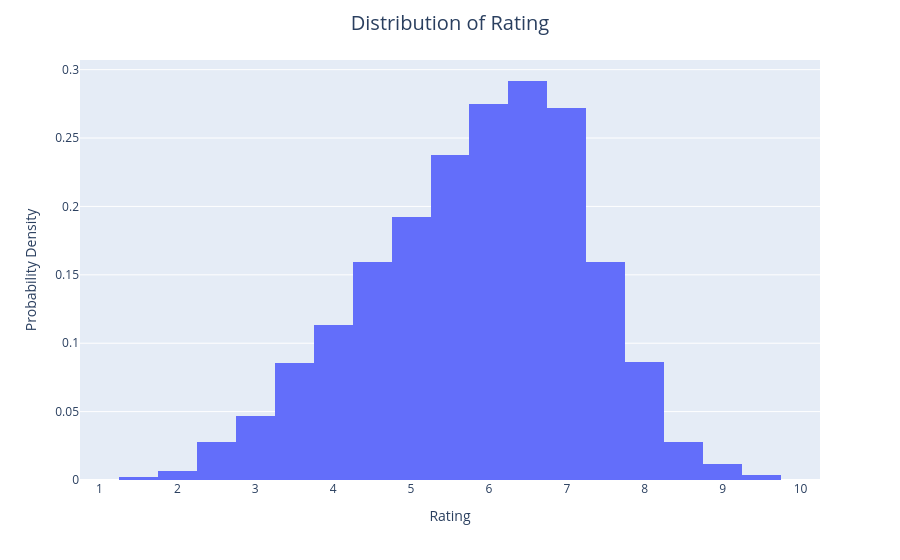

Notebook source saved alongside this figure:
### Code cell
rating_fig=px.histogram(df, x='Rating', histnorm='probability density', nbins=40)
rating_fig.update_layout(title='Distribution of Rating', title_x=0.5, title_pad=dict(t=20), title_font=dict(size=20), xaxis_title='Rating', yaxis_title='Probability Density')
rating_fig.show()

### Figure 1 — Plotly figure (JSON) as saved in the notebook; plotly's stock layout.template omitted (floating-point values rounded to 4 significant figures; data arrays with more than 128 entries replaced by an {"elided": "..."} marker saying what was removed)
{"data": [{"bingroup": "x", "histnorm": "probability density", "hovertemplate": "Rating=%{x}<br>probability density=%{y}<extra></extra>", "legendgroup": "", "marker": {"color": "#636efa", "pattern": {"shape": ""}}, "name": "", "nbinsx": 40, "orientation": "v", "showlegend": false, "type": "histogram", "x": {"elided": "15509 float values"}, "xaxis": "x", "yaxis": "y"}], "layout": {"barmode": "relative", "legend": {"tracegroupgap": 0}, "margin": {"t": 60}, "title": {"font": {"size": 20}, "pad": {"t": 20}, "text": "Distribution of Rating", "x": 0.5}, "xaxis": {"anchor": "y", "domain": [0, 1], "title": {"text": "Rating"}}, "yaxis": {"anchor": "x", "domain": [0, 1], "title": {"text": "Probability Density"}}}}
